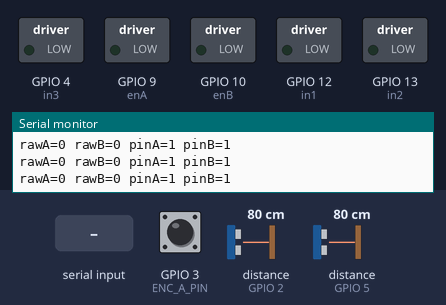
The sketch below on a simulated ESP32-S3. Shown: switched loads named in the sketch (green lamp = pin HIGH), the last lines printed to the serial monitor. The inputs (shaded band) are chosen by the test bench; at power-on: GPIO 3 (ENC_A_PIN) HIGH, distance to the obstacle (sensors on GPIO 2, GPIO 5) 80 cm. The echo pulse lasts 58.3 µs per cm; pins used as bus, display or sensor lines are not drawn.

Above: at 1.2 s.
1.3 s: "D\n" received over Serial
At 1.7 s:
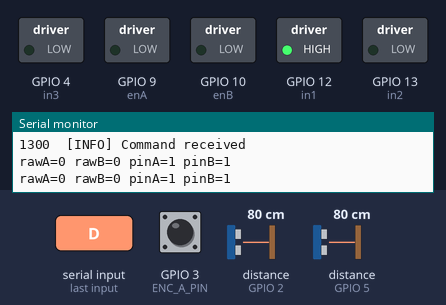
3.3 s: "Q\n" received over Serial
At 3.6 s:
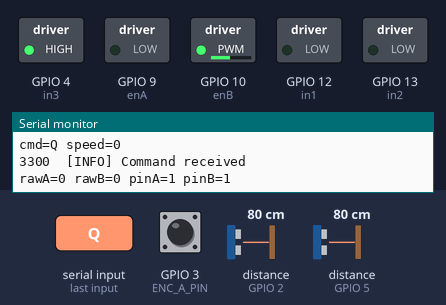
5.3 s: "E\n" received over Serial
At 5.7 s:
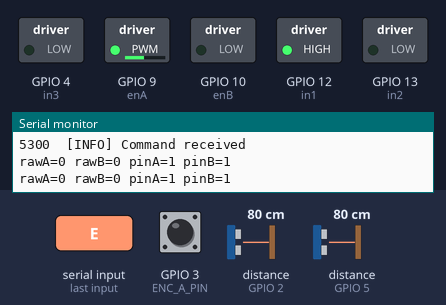
7.3 s: "Z\n" received over Serial
At 7.7 s:
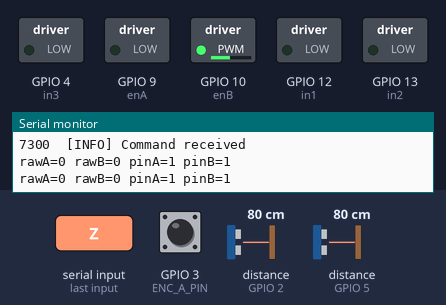
9.3 s: "C\n" received over Serial
At 9.7 s:
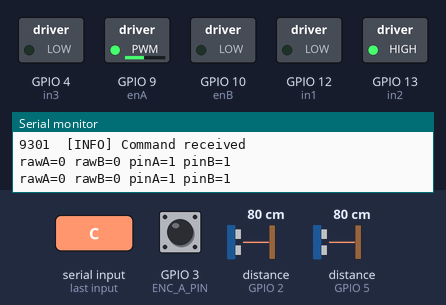
11.3 s: "F90\n" received over Serial
At 11.59 s:
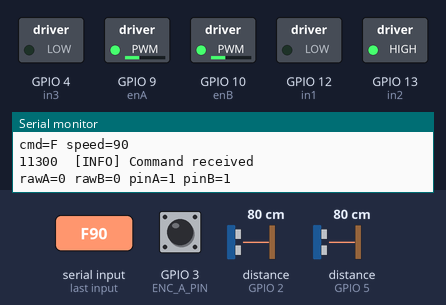
Timing chart, 0 to 14.3 s (numbered marks = the images above; inputs shaded):
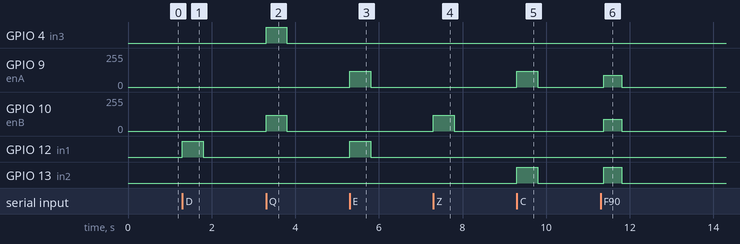

Measured:
- after the input at 1.3 s, GPIO 12 (in1): LOW → HIGH at once, → LOW 0.50 s later
- after the input at 3.3 s, GPIO 4 (in3): LOW → HIGH at once, → LOW 0.50 s later; GPIO 10 (enB): 0/255 → 120/255 at once, → 0/255 0.50 s later
- after the input at 5.3 s, GPIO 9 (enA): 0/255 → 120/255 at once, → 0/255 0.50 s later; GPIO 12 (in1): LOW → HIGH at once, → LOW 0.50 s later
- after the input at 7.3 s, GPIO 10 (enB): 0/255 → 120/255 at once, → 0/255 0.50 s later
- after the input at 9.3 s, GPIO 9 (enA): 0/255 → 120/255 at once, → 0/255 0.50 s later; GPIO 13 (in2): LOW → HIGH at once, → LOW 0.50 s later
- after the input at 11.3 s, GPIO 9 (enA), GPIO 10 (enB): 0/255 → 90/255 after 0.07 s, → 0/255 0.43 s later; GPIO 13 (in2): LOW → HIGH after 0.07 s, → LOW 0.43 s later

The sketch:

MyRobot-V1.ino
```cpp
// MyRobot-V1.ino
// This file must be named the same as your sketch folder
//
// Remote control over Serial. The Processing sketch (MyRobotControl.pde)
// sends lines like "W 200\n" = <command letter> <space> <speed 0-255>.
//
//   W = forward            S = backward
//   A = spin left          D = spin right        (in place)
//   Q = forward + left     E = forward + right   (turn while driving)
//   Z = backward + left    C = backward + right
//   X = stop

int enA = 9;   // Enable pin for Motor A (RIGHT) - must be a PWM-capable pin         !!! NOTE!! CHANGE PINS ACCORDING TO OUR WIRING!!!
int in1 = 12;   // Direction control pin 1 for Motor A
int in2 = 13;   // Direction control pin 2 for Motor A
int enB = 10;   // Enable pin for Motor B (LEFT) - must be a PWM-capable pin
int in3 = 4;   // Direction control pin 3 for Motor B
int in4 = 5;   // Direction control pin 4 for Motor B
int trigR = A3; // Trigger pin for ultrasonic sensor R
int echoR = A4; // Echo pin for ultrasonic sensor R
int trigF = A0; // Trigger pin for ultrasonic sensor F
int echoF = A1; // Echo pin for ultrasonic sensor F
int followSpeed = 0;

const int TURN_AMOUNT = 120;                    // how much the inside wheel slows when turning
const unsigned long COMMAND_TIMEOUT_MS = 500;   // safety: stop if no command arrives for this long

unsigned long lastCommandTime = 0;
char lastCommand = 'X';

void setup() {
    pinMode(enA, OUTPUT);
    pinMode(in1, OUTPUT);
    pinMode(in2, OUTPUT);
    pinMode(enB, OUTPUT);
    pinMode(in3, OUTPUT);
    pinMode(in4, OUTPUT);
    pinMode(trigR, OUTPUT);
    pinMode(echoR, INPUT);
    pinMode(trigF, OUTPUT);
    pinMode(echoF, INPUT);
    setupEncoders();
    Serial.begin(115200);
    Serial.setTimeout(20);   // don't wait long for a full line
    stopRobot();
    logInfo(Serial, "Ready for commands");
}

void loop() {
    updateEncoders();
    // Read one full command line if available
    if (Serial.available() > 0) {
        String line = Serial.readStringUntil('\n');
        line.trim();
        if (line.length() > 0) {
            char cmd = toupper(line.charAt(0));
            int speed = constrain(line.substring(1).toInt(), 0, 255);
            handleCommand(cmd, speed);
            lastCommandTime = millis();
        }
    }

    // Failsafe: if the controller disconnects or stops sending, stop the robot
    if (lastCommand != 'X' && millis() - lastCommandTime > COMMAND_TIMEOUT_MS) {
        stopRobot();
        lastCommand = 'X';
        logError(Serial, "Command timeout - stopped");
    }

    if (lastCommand == 'F') {
        straightFollow(followSpeed);
    }

    if (lastCommand == 'M') {
        followMe(followSpeed);
    }

    if (lastCommand == 'W') driveStraight(followSpeed, +1);
    if (lastCommand == 'S') driveStraight(followSpeed, -1);

    static unsigned long lastRawPrint = 0;
    if (millis() - lastRawPrint > 200) {
        lastRawPrint = millis();
        printRawEncoders();
    }
}

void handleCommand(char cmd, int speed) {
    // Only log when the command changes (otherwise the heartbeat spams Serial)
    Serial.print("cmd=");  Serial.print(cmd);  Serial.print(" speed=");  Serial.println(speed);
    if (cmd != lastCommand) {
        logInfo(Serial, "Command received");
        if (cmd == 'W' || cmd == 'S') resetStraight();
        if (cmd == 'F') resetWallFollow();
        lastCommand = cmd;
    }

    switch (cmd) {
        case 'W': followSpeed = speed;                     break;
        case 'S': followSpeed = speed;                     break;
        case 'A': spinLeft(speed);                         break;
        case 'D': spinRight(speed);                        break;
        case 'Q': turnLeft(speed, TURN_AMOUNT);            break;
        case 'E': turnRight(speed, TURN_AMOUNT);           break;
        case 'Z': turnLeftBackward(speed, TURN_AMOUNT);    break;
        case 'C': turnRightBackward(speed, TURN_AMOUNT);   break;
        case 'X': stopRobot();                             break;
        case 'F': followSpeed = speed;                     break;
        case 'M': followSpeed = speed;                     break;
        default:  stopRobot();                             break;
    }
}
```

Encoder.ino
```cpp
/**
 * @file Encoder.ino
 * @brief Wheel encoder counting, speed, odometry, and encoder-based straight driving.
 *
 * One single-channel encoder per motor:
 *   Motor A (RIGHT wheel) encoder -> pin 3
 *   Motor B (LEFT wheel)  encoder -> pin 2
 *
 * Portable version: each encoder pin gets its own attachInterrupt() on CHANGE, so it
 * works on non-AVR boards (Uno R4, ESP32, RP2040, SAMD, ...). The ISRs only count edges;
 * everything else happens in updateEncoders(), which loop() must call every pass.
 *
 * Single-channel = no direction signal. Direction is taken from the H-bridge pins (what we
 * COMMANDED), so right after a direction flip, while a wheel is still coasting the old way,
 * a few ticks get the wrong sign. Fine for this robot; a quadrature encoder would fix it.
 */

// ESP32 requires ISRs to live in IRAM; other boards don't care.
#if defined(ESP32)
  #define ENC_ISR IRAM_ATTR
#else
  #define ENC_ISR
#endif

// ---------------------------------------------------------------------
// Calibrate these (see notes in the chat)
// ---------------------------------------------------------------------
const float MM_PER_TICK = 3.0;     // wheel travel per counted edge   (TODO: calibrate)
const float TRACK_MM    = 140.0;   // distance between wheel contact points (TODO: measure)

// Straight-driving tuning
const unsigned long ENC_INTERVAL_MS = 50;   // how often speeds/odometry/straight-correction update
const float STRAIGHT_KP       = 3.0;        // PWM counts of correction per tick of A-vs-B mismatch
const int   STRAIGHT_MAX_TRIM = 40;         // keep <= speed - minimum PWM that moves the robot
const long  STRAIGHT_MAX_ERR  = 15;         // ticks; clamps the mismatch so a stalled wheel can't wind it up

// ---------------------------------------------------------------------
// Hardware
// ---------------------------------------------------------------------
// Uno R4 WiFi: only pins 2 and 3 are documented external-interrupt pins, so the encoders live there.
// (Motor driver IN1/IN2 moved to pins 13/12 in MyRobot-V1.ino to free them up.)
const uint8_t ENC_A_PIN = 3;    // motor A encoder
const uint8_t ENC_B_PIN = 2;    // motor B encoder

// ---------------------------------------------------------------------
// State
// ---------------------------------------------------------------------
volatile long    rawTicksA = 0;     // ISR-owned: unsigned edge counts since boot
volatile long    rawTicksB = 0;

long   posA = 0, posB = 0;          // signed ticks (direction-aware), since last resetOdometry()
int8_t dirA = 1, dirB = 1;          // last known direction of each wheel (+1 fwd, -1 back)
float  vRight = 0, vLeft = 0;       // filtered wheel speeds, mm/s (signed)

float odoX = 0, odoY = 0;           // mm
float odoTheta = 0;                 // radians, + = turning left (counter-clockwise)
float odoDist  = 0;                 // mm, signed distance travelled by the robot's centre

unsigned long encLastRun = 0;
long prevRawA = 0, prevRawB = 0;

// ---------------------------------------------------------------------
// Counting (interrupt)
// ---------------------------------------------------------------------

/** One ISR per encoder; each counts both edges of its pin. */
void ENC_ISR isrEncA() { rawTicksA++; }
void ENC_ISR isrEncB() { rawTicksB++; }

/** Call once from setup(). */
void setupEncoders() {
    pinMode(ENC_A_PIN, INPUT_PULLUP);   // harmless for push-pull sensors, required for open-collector ones
    pinMode(ENC_B_PIN, INPUT_PULLUP);
    attachInterrupt(digitalPinToInterrupt(ENC_A_PIN), isrEncA, CHANGE);
    attachInterrupt(digitalPinToInterrupt(ENC_B_PIN), isrEncB, CHANGE);
    encLastRun = millis();
}

// ---------------------------------------------------------------------
// Direction, speed, odometry (main loop)
// ---------------------------------------------------------------------

/** Direction we commanded, read back from the H-bridge pins (matches drive()/reverse() in Motor.ino). */
int8_t commandedDir(int pinX, int pinY, int8_t last) {
    bool x = digitalRead(pinX);
    bool y = digitalRead(pinY);
    if (!x && y) return +1;    // drive():   IN1 LOW,  IN2 HIGH
    if (x && !y) return -1;    // reverse(): IN1 HIGH, IN2 LOW
    return last;               // stopped / coasting: assume it keeps rolling the way it was going
}

/** Call every pass of loop(). Does its work every ENC_INTERVAL_MS. */
void updateEncoders() {
    unsigned long now = millis();
    if (now - encLastRun < ENC_INTERVAL_MS) return;
    float dt = (now - encLastRun) / 1000.0;
    encLastRun = now;

    long rawA, rawB;
    noInterrupts();                          // multi-byte reads aren't atomic on small MCUs
    rawA = rawTicksA;
    rawB = rawTicksB;
    interrupts();
    long dA = rawA - prevRawA;  prevRawA = rawA;
    long dB = rawB - prevRawB;  prevRawB = rawB;

    dirA = commandedDir(in1, in2, dirA);
    dirB = commandedDir(in3, in4, dirB);
    long sdA = dirA * dA;                    // signed ticks this interval
    long sdB = dirB * dB;
    posA += sdA;
    posB += sdB;

    // Wheel speeds (low-pass filtered; one tick is quantisation noise at low speed)
    float instR = sdA * MM_PER_TICK / dt;    // motor A = RIGHT wheel
    float instL = sdB * MM_PER_TICK / dt;    // motor B = LEFT wheel
    vRight = 0.6 * vRight + 0.4 * instR;
    vLeft  = 0.6 * vLeft  + 0.4 * instL;

    // Differential-drive odometry
    float dR = sdA * MM_PER_TICK;
    float dL = sdB * MM_PER_TICK;
    float dC = 0.5 * (dR + dL);
    float dTheta = (dR - dL) / TRACK_MM;
    odoX     += dC * cos(odoTheta + 0.5 * dTheta);
    odoY     += dC * sin(odoTheta + 0.5 * dTheta);
    odoTheta += dTheta;
    odoDist  += dC;
}

/** Zero the signed tick counts and the pose. */
void resetOdometry() {
    posA = posB = 0;
    odoX = odoY = odoTheta = odoDist = 0;
}

// ---------------------------------------------------------------------
// Distance / angle since a marker (replaces "drive for N ms" / "spin for N ms")
// ---------------------------------------------------------------------
float markDist = 0, markTheta = 0;

/** Remember where we are; travelledMm()/turnedDeg() measure from here. */
void markMotion() {
    markDist  = odoDist;
    markTheta = odoTheta;
}

/** Distance driven since markMotion(), mm (magnitude). */
float travelledMm() { return fabs(odoDist - markDist); }

/** Angle turned since markMotion(), degrees (magnitude). */
float turnedDeg()   { return fabs(odoTheta - markTheta) * 57.2958; }

// ---------------------------------------------------------------------
// Straight driving: keep both wheels' tick counts equal
// ---------------------------------------------------------------------
long strBaseA = 0, strBaseB = 0;

/** Call when a straight drive starts (command changes to W or S). */
void resetStraight() {
    strBaseA = posA;
    strBaseB = posB;
}

/**
 * @brief Drive straight by cancelling the tick mismatch between the two wheels.
 * @param speed Base PWM, 0-255
 * @param dir   +1 forward, -1 backward
 * Call every pass of loop(); it rate-limits itself.
 */
void driveStraight(int speed, int dir) {
    static unsigned long lastRun = 0;
    unsigned long now = millis();
    if (now - lastRun < ENC_INTERVAL_MS) return;
    lastRun = now;

    // Ticks each wheel has travelled in the direction of travel since the drive began
    long a = dir * (posA - strBaseA);
    long b = dir * (posB - strBaseB);
    long err = constrain(a - b, -STRAIGHT_MAX_ERR, STRAIGHT_MAX_ERR);   // + = motor A is ahead

    int trim = constrain((int)(STRAIGHT_KP * err), -STRAIGHT_MAX_TRIM, STRAIGHT_MAX_TRIM);
    int pwmA = constrain(speed - trim, 0, 255);   // A ahead -> slow A ...
    int pwmB = constrain(speed + trim, 0, 255);   // ... and speed up B

    driveSigned(in1, in2, enA, dir * pwmA);
    driveSigned(in3, in4, enB, dir * pwmB);
}

// ---------------------------------------------------------------------
// Telemetry (call at <= 5 Hz; Serial is only 9600 baud)
// ---------------------------------------------------------------------
void printEncoders() {
    Serial.print("encA=");  Serial.print(posA);
    Serial.print(" encB="); Serial.print(posB);
    Serial.print(" vR=");   Serial.print(vRight);
    Serial.print(" vL=");   Serial.print(vLeft);
    Serial.print(" x=");    Serial.print(odoX);
    Serial.print(" y=");    Serial.print(odoY);
    Serial.print(" th=");   Serial.println(odoTheta * 57.2958);
}

/** Debug: raw interrupt counts and the live pin levels. Use this if the counts stay at 0. */
void printRawEncoders() {
    Serial.print("rawA=");    Serial.print(rawTicksA);
    Serial.print(" rawB=");   Serial.print(rawTicksB);
    Serial.print(" pinA=");  Serial.print(digitalRead(ENC_A_PIN));
    Serial.print(" pinB=");  Serial.println(digitalRead(ENC_B_PIN));
}
```

Serial.ino
```cpp
/**
 * @file Serial.ino
 * @brief Minimal serial logging helpers.
 *
 * Very small logging utilities that print tagged messages to an
 * Arduino Stream (e.g. Serial). No wrapping or redefining of serial
 * functions—only uses Stream::print/println.
 *
 * @author Paul Bucci
 * @date 2026
 */

#include <Arduino.h>

/**
 * @brief Print an informational log message.
 *
 * Format:
 *   [INFO] <message>
 *
 * @param out Stream to write to (e.g. Serial)
 * @param msg Null-terminated message string
 */
inline void logInfo(Stream& out, const char* msg) {
  unsigned long timestamp = millis();
  out.print(timestamp);
  out.print(F("\t[INFO] "));
  out.println(msg);
}

/**
 * @brief Print an error log message.
 *
 * Format:
 *   [ERROR] <message>
 *
 * @param out Stream to write to (e.g. Serial)
 * @param msg Null-terminated message string
 */
inline void logError(Stream& out, const char* msg) {
  out.print(F("[ERROR] "));
  out.println(msg);
}
```

Source omitted: Motor.ino (17817 bytes)
